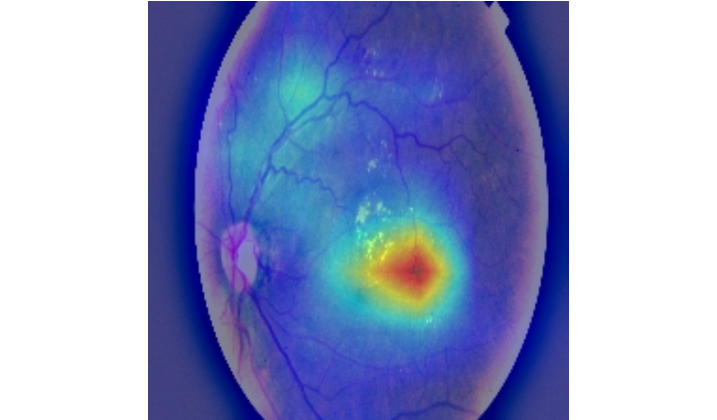
#> input picture images/Enhancedimage.jpeg, 1434 x 840 px (shown at 1/2 size)
$ python -i utils.py   (imports and definitions only)
#> lines starting #> are read from the running program, lines starting #| are printed output that depends on the picture
#> further down, picture is the input picture: shape (840, 1434, 3); mean B, G, R 199.4, 155.3, 145.2
import cv2
import numpy as np
from pytorch_grad_cam import GradCAM
from pytorch_grad_cam.utils.model_targets import ClassifierOutputTarget
from pytorch_grad_cam.utils.image import show_cam_on_image

def ben_graham_preprocessing(image):
    """Enhances blood vessels and removes noise"""
    image = cv2.cvtColor(image, cv2.COLOR_BGR2RGB)
    image = cv2.resize(image, (224, 224))
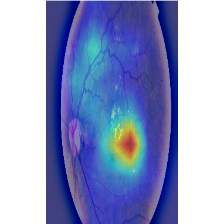
#> image: shape (224, 224, 3); mean R, G, B 144.8, 154.9, 199.1
    # Subtract local mean color to enhance features
    image = cv2.addWeighted(image, 4, cv2.GaussianBlur(image, (0,0), 10), -4, 128)
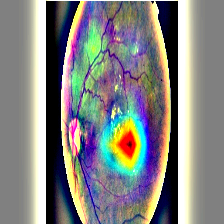
#> image: shape (224, 224, 3); mean R, G, B 131.7, 132, 130.3
    return image

def generate_heatmap(model, input_tensor, original_img):
    """Generates XAI heatmap using Grad-CAM"""
    target_layers = [model.resnet.layer4[-1]]  # Target last convolutional layer
    cam = GradCAM(model=model, target_layers=target_layers)

    grayscale_cam = cam(input_tensor=input_tensor, targets=None)
    grayscale_cam = grayscale_cam[0, :]

    # Normalize original image for visualization
    rgb_img = np.float32(original_img) / 255
    visualization = show_cam_on_image(rgb_img, grayscale_cam, use_rgb=True)
    return visualization

>>> import cv2
>>> picture = cv2.imread('images/Enhancedimage.jpeg')
>>> result = ben_graham_preprocessing(picture)
